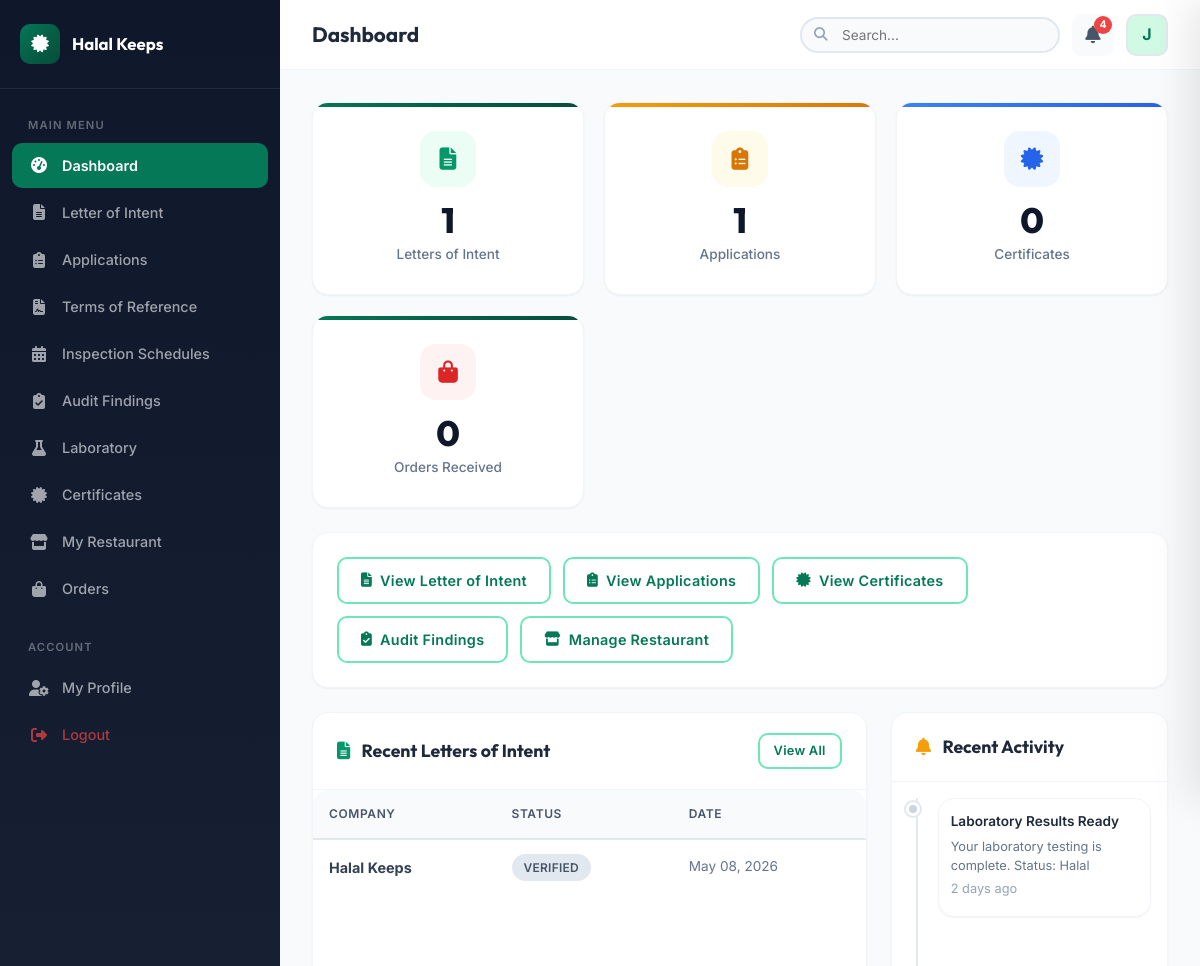
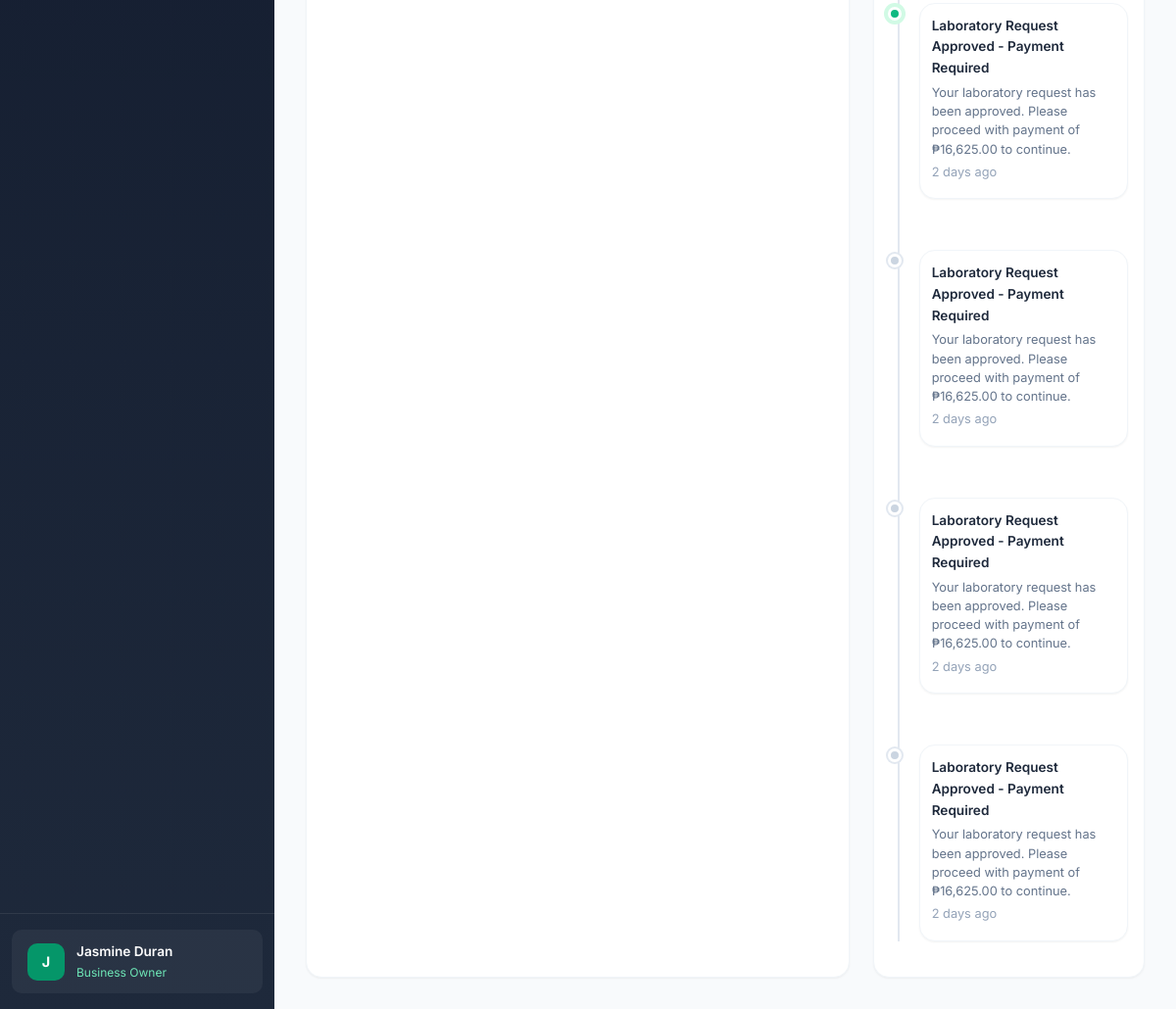
The page /dashboard/business_owner/ (signed in) on the database its author committed (2 pictures, top to bottom).
### tables this page shows
CREATE TABLE `letter_of_intent` (
  `id` int(11) NOT NULL,
  `business_owner_id` int(11) NOT NULL,
  `company_name` varchar(255) NOT NULL,
  `company_address` text NOT NULL,
  `company_info` text NOT NULL,
  `date_of_intent` date DEFAULT NULL,
  `menu_list` text DEFAULT NULL,
  `contact_person` varchar(255) DEFAULT NULL,
  `contact_email` varchar(255) DEFAULT NULL,
  `contact_phone` varchar(50) DEFAULT NULL,
  `letter_content` text NOT NULL,
  `supporting_documents` text DEFAULT NULL,
  `status` enum('draft','submitted','under_review','verified','returned','rejected') DEFAULT 'draft',
  `remarks` text DEFAULT NULL,
  `submitted_at` timestamp NULL DEFAULT NULL,
  `created_at` timestamp NOT NULL DEFAULT current_timestamp(),
  `updated_at` timestamp NOT NULL DEFAULT current_timestamp() ON UPDATE current_timestamp(),
  `application_type` varchar(255) DEFAULT NULL,
  `certifying_body` varchar(255) DEFAULT 'HDIP',
  `signature_data` longtext DEFAULT NULL
);

CREATE TABLE `notifications` (
  `id` int(11) NOT NULL,
  `user_id` int(11) NOT NULL,
  `title` varchar(255) NOT NULL,
  `message` text NOT NULL,
  `type` enum('info','success','warning','error','action_required') DEFAULT 'info',
  `link` varchar(500) DEFAULT NULL,
  `is_read` tinyint(1) DEFAULT 0,
  `created_at` timestamp NOT NULL DEFAULT current_timestamp()
);

### dashboard/business_owner/index.php (the view, shortened to what this page needs)
<?php
require_once __DIR__ . '/../../config/app.php';
$page_heading = 'Dashboard';
$is_dashboard = true;
$user_id = $_SESSION['user_id'];
$loi_count = $conn->prepare("SELECT COUNT(*) as c FROM letter_of_intent WHERE business_owner_id = ?");
$loi_count->bind_param("i", $user_id);
$loi_count->execute();
$total_lois = $loi_count->get_result()->fetch_assoc()['c'];
$app_count = $conn->prepare("SELECT COUNT(*) as c FROM hdp_applications WHERE business_owner_id = ?");
$app_count->bind_param("i", $user_id);
$app_count->execute();
$total_apps = $app_count->get_result()->fetch_assoc()['c'];
$cert_count = $conn->prepare("SELECT COUNT(*) as c FROM halal_certificates hc JOIN hdp_applications ha ON hc.application_id = ha.id WHERE ha.business_owner_id = ? AND hc.status = 'awarded'");
$cert_count->bind_param("i", $user_id);
$cert_count->execute();
$total_certs = $cert_count->get_result()->fetch_assoc()['c'];
$order_count = $conn->prepare("SELECT COUNT(*) as c FROM orders o JOIN halal_restaurants hr ON o.restaurant_id = hr.id WHERE hr.business_owner_id = ?");
$order_count->bind_param("i", $user_id);
$order_count->execute();
$total_orders = $order_count->get_result()->fetch_assoc()['c'];
$recent_lois = $conn->prepare("SELECT * FROM letter_of_intent WHERE business_owner_id = ? ORDER BY created_at DESC LIMIT 5");
$recent_lois->bind_param("i", $user_id);
$recent_lois->execute();
$lois = $recent_lois->get_result()->fetch_all(MYSQLI_ASSOC);
$notifications = getNotifications($conn, $user_id, 5);
$can_create_loi = ($total_lois === 0);
if (!$can_create_loi) {
    $cert_q = $conn->prepare("SELECT hc.id FROM halal_certificates hc JOIN hdp_applications ha ON hc.application_id = ha.id WHERE ha.business_owner_id = ? AND hc.status IN ('active','awarded') LIMIT 1");
    $cert_q->bind_param("i", $user_id);
    $cert_q->execute();
    $can_create_loi = (bool) $cert_q->get_result()->fetch_assoc();
}
require_once __DIR__ . '/../../includes/header.php';
?>
<div class="stats-grid">
    <div class="card card-stat">
        <div class="stat-icon green"><i class="fas fa-file-alt"></i></div>
        <div class="stat-value"><?= $total_lois ?></div>
        <div class="stat-label">Letters of Intent</div>
    </div>
    <div class="card card-stat accent">
        <div class="stat-icon gold"><i class="fas fa-clipboard-list"></i></div>
        <div class="stat-value"><?= $total_apps ?></div>
        <div class="stat-label">Applications</div>
    </div>
    <div class="card card-stat info">
        <div class="stat-icon blue"><i class="fas fa-certificate"></i></div>
        <div class="stat-value"><?= $total_certs ?></div>
        <div class="stat-label">Certificates</div>
    </div>
    <div class="card card-stat">
        <div class="stat-icon red"><i class="fas fa-shopping-bag"></i></div>
        <div class="stat-value"><?= $total_orders ?></div>
        <div class="stat-label">Orders Received</div>
    </div>
</div>
<div class="card" style="margin-bottom: 24px;">
    <div class="card-body" style="display: flex; gap: 12px; flex-wrap: wrap;">
        <?php if ($can_create_loi): ?>
        <a href="<?= BASE_URL ?>dashboard/business_owner/letter_of_intent.php?action=select_body" class="btn btn-primary">
            <i class="fas fa-plus"></i> New Letter of Intent
        </a>
        <?php else: ?>
        <a href="<?= BASE_URL ?>dashboard/business_owner/letter_of_intent.php" class="btn btn-outline">
            <i class="fas fa-file-alt"></i> View Letter of Intent
        </a>
        <?php endif; ?>
        <a href="<?= BASE_URL ?>dashboard/business_owner/applications.php" class="btn btn-outline">
            <i class="fas fa-clipboard-list"></i> View Applications
        </a>
        <a href="<?= BASE_URL ?>dashboard/business_owner/certificates.php" class="btn btn-outline">
            <i class="fas fa-certificate"></i> View Certificates
        </a>
        <a href="<?= BASE_URL ?>dashboard/business_owner/audit_findings.php" class="btn btn-outline">
            <i class="fas fa-clipboard-check"></i> Audit Findings
        </a>
        <a href="<?= BASE_URL ?>dashboard/business_owner/restaurant.php" class="btn btn-outline">
            <i class="fas fa-store"></i> Manage Restaurant
        </a>
    </div>
</div>
<div style="display: grid; grid-template-columns: 2fr 1fr; gap: 24px;">
    <div class="card">
        <div class="card-header">
            <h3><i class="fas fa-file-alt" style="color: var(--primary-600); margin-right: 8px;"></i> Recent Letters of Intent</h3>
            <a href="<?= BASE_URL ?>dashboard/business_owner/letter_of_intent.php" class="btn btn-sm btn-outline">View All</a>
        </div>
        <div class="card-body" style="padding: 0;">
            <?php if (empty($lois)): ?>
                <div class="empty-state">
                    <div class="empty-icon"><i class="fas fa-file-alt"></i></div>
                    <h3>No Letters of Intent Yet</h3>
                    <p>Start your halal certification journey by creating a Letter of Intent.</p>
                    <?php if ($can_create_loi): ?>
                    <a href="<?= BASE_URL ?>dashboard/business_owner/letter_of_intent.php?action=select_body" class="btn btn-primary">
                        <i class="fas fa-plus"></i> Create LOI
                    </a>
                    <?php endif; ?>
                </div>
            <?php else: ?>
                <div class="table-responsive">
                    <table class="table">
                        <thead>
                            <tr>
                                <th>Company</th>
                                <th>Status</th>
                                <th>Date</th>
                            </tr>
                        </thead>
                        <tbody>
                            <?php foreach ($lois as $loi): ?>
                            <tr>
                                <td>
                                    <strong><?= htmlspecialchars($loi['company_name']) ?></strong>
                                </td>
                                <td><?= getStatusBadge($loi['status']) ?></td>
                                <td style="color: var(--neutral-500); font-size: 0.85rem;">
                                    <?= formatDate($loi['created_at']) ?>
                                </td>
                            </tr>
                            <?php endforeach; ?>
                        </tbody>
                    </table>
                </div>
            <?php endif; ?>
        </div>
    </div>
    <div class="card">
        <div class="card-header">
            <h3><i class="fas fa-bell" style="color: var(--accent-500); margin-right: 8px;"></i> Recent Activity</h3>
        </div>
        <div class="card-body" style="padding: 16px;">
            <?php if (empty($notifications)): ?>
                <div class="empty-state" style="padding: 30px 10px;">
                    <div class="empty-icon" style="width: 50px; height: 50px; font-size: 1.2rem;"><i class="fas fa-bell-slash"></i></div>
                    <p style="font-size: 0.85rem;">No recent activity</p>
                </div>
            <?php else: ?>
                <div class="workflow-timeline" style="padding-left: 30px;">
                    <?php foreach ($notifications as $notif): ?>
                    <div class="timeline-item <?= $notif['is_read'] ? '' : 'active' ?>">
                        <div class="timeline-dot"></div>
                        <div class="timeline-content" style="padding: 12px;">
                            <div class="timeline-title" style="font-size: 0.85rem;"><?= htmlspecialchars($notif['title']) ?></div>
                            <div class="timeline-description" style="font-size: 0.8rem;"><?= htmlspecialchars($notif['message']) ?></div>
                            <div class="timeline-date"><?= timeAgo($notif['created_at']) ?></div>
                        </div>
                    </div>
                    <?php endforeach; ?>
                </div>
            <?php endif; ?>
        </div>
    </div>
</div>
<?php require_once __DIR__ . '/../../includes/footer.php'; ?>

### includes/header.php (shortened to what this page needs)
<?php
$current_page = basename($_SERVER['PHP_SELF']);
$role_id = $_SESSION['role_id'] ?? 0;
$role_name = $_SESSION['role_name'] ?? 'User';
$notif_count = isLoggedIn() ? getUnreadNotificationCount($conn, $_SESSION['user_id']) : 0;
?>
<!DOCTYPE html>
<html lang="en">
<head>
    <link rel="stylesheet" href="https://cdnjs.cloudflare.com/ajax/libs/font-awesome/6.5.1/css/all.min.css">
    <link rel="stylesheet" href="<?= BASE_URL ?>assets/css/style.css">
</head>
<body>
<?php if (isset($is_dashboard) && $is_dashboard): ?>
<div class="dashboard-layout">
    <aside class="sidebar" id="sidebar">
        <div class="sidebar-header">
            <a href="<?= BASE_URL ?>" class="sidebar-brand">
                <div class="brand-icon">
                    <i class="fas fa-certificate"></i>
                </div>
                <span>Halal Keeps</span>
            </a>
        </div>
        <nav class="sidebar-nav">
            <div class="nav-label">Main Menu</div>
            <?php
            $menu_items = getSidebarMenu($role_id);
            foreach ($menu_items as $item):
                $is_active = (strpos($_SERVER['REQUEST_URI'], basename($item['url'])) !== false) ||
                             ($item['label'] === 'Dashboard' && ($current_page === 'index.php' && isset($is_dashboard)));
            ?>
            <div class="nav-item">
                <a href="<?= $item['url'] ?>" class="nav-link <?= $is_active ? 'active' : '' ?>">
                    <i class="<?= $item['icon'] ?>"></i>
                    <span><?= $item['label'] ?></span>
                </a>
            </div>
            <?php endforeach; ?>
            <div class="nav-label" style="margin-top: 16px;">Account</div>
            <div class="nav-item">
                <a href="<?= BASE_URL ?>dashboard/profile.php" class="nav-link">
                    <i class="fas fa-user-cog"></i>
                    <span>My Profile</span>
                </a>
            </div>
            <div class="nav-item">
                <a href="<?= BASE_URL ?>auth/logout.php" class="nav-link" style="color: rgba(239,68,68,0.7);">
                    <i class="fas fa-sign-out-alt"></i>
                    <span>Logout</span>
                </a>
            </div>
        </nav>
        <div class="sidebar-footer">
            <div class="sidebar-user">
                <?php if (!empty($_SESSION['avatar'])): ?>
                    <img src="<?= $_SESSION['avatar'] ?>" alt="Avatar" class="user-avatar">
                <?php else: ?>
                    <div class="user-avatar-placeholder">
                        <?= strtoupper(substr($_SESSION['full_name'] ?? 'U', 0, 1)) ?>
                    </div>
                <?php endif; ?>
                <div class="user-info">
                    <div class="user-name"><?= htmlspecialchars($_SESSION['full_name'] ?? 'User') ?></div>
                    <div class="user-role"><?= htmlspecialchars($role_name) ?></div>
                </div>
            </div>
        </div>
    </aside>
    <main class="dashboard-main">
        <header class="dashboard-header">
            <div class="header-left">
                <div>
                    <h2><?= $page_heading ?? 'Dashboard' ?></h2>
                </div>
            </div>
            <div class="header-right">
                <div class="header-search">
                    <i class="fas fa-search"></i>
                    <input type="text" placeholder="Search..." id="globalSearch">
                </div>
                <button class="header-notification" id="notifToggle">
                    <i class="fas fa-bell"></i>
                    <span class="notif-count" style="<?= $notif_count > 0 ? '' : 'display:none' ?>"><?= $notif_count ?></span>
                </button>
                <div class="dropdown">
                    <?php if (!empty($_SESSION['avatar'])): ?>
                        <img src="<?= $_SESSION['avatar'] ?>" alt="Avatar" class="header-avatar dropdown-trigger">
                    <?php else: ?>
                        <div class="header-avatar dropdown-trigger" style="background:var(--primary-100);color:var(--primary-700);display:flex;align-items:center;justify-content:center;font-weight:700;">
                            <?= strtoupper(substr($_SESSION['full_name'] ?? 'U', 0, 1)) ?>
                        </div>
                    <?php endif; ?>
                </div>
            </div>
        </header>
        <div class="dashboard-content">
<?php else: ?>
<?php endif; ?>

### includes/functions.php (shortened to what this page needs)
<?php
function isLoggedIn() {
    return isset($_SESSION['user_id']) && !empty($_SESSION['user_id']);
}
function getUnreadNotificationCount($conn, $userId) {
    $stmt = $conn->prepare("SELECT COUNT(*) as count FROM notifications WHERE user_id = ? AND is_read = 0");
    $stmt->bind_param("i", $userId);
    $stmt->execute();
    $result = $stmt->get_result();
    $row = $result->fetch_assoc();
    return $row['count'];
}
function getNotifications($conn, $userId, $limit = 10) {
    $stmt = $conn->prepare("SELECT * FROM notifications WHERE user_id = ? ORDER BY created_at DESC LIMIT ?");
    $stmt->bind_param("ii", $userId, $limit);
    $stmt->execute();
    return $stmt->get_result()->fetch_all(MYSQLI_ASSOC);
}
function formatDate($date, $format = 'M d, Y') {
    return date($format, strtotime($date));
}
function getStatusBadge($status) {
    return $badges[strtolower($status)] ?? '<span class="badge badge-secondary">' . ucfirst(str_replace('_', ' ', $status)) . '</span>';
}
function getSidebarMenu($roleId) {
    return $menus[$roleId] ?? [];
}
function timeAgo($datetime) {
    $now = new DateTime();
    $ago = new DateTime($datetime);
    $diff = $now->diff($ago);
    if ($diff->d > 0) return $diff->d . ' day' . ($diff->d > 1 ? 's' : '') . ' ago';
    return 'Just now';
}
?>

### includes/footer.php (shortened to what this page needs)
<?php if (isset($is_dashboard) && $is_dashboard): ?>
        </div>
    </main>
</div>
<?php endif; ?>
</body>
</html>

### rows shown on the page
letter_of_intent: company_name "Halal Keeps", status "VERIFIED", created_at "May 08, 2026"
notifications: title "Laboratory Results Ready", message "Your laboratory testing is complete. Status: Halal", created_at "2 days ago"
notifications: title "Laboratory Request Approved - Payment Required", message "Your laboratory request has been approved. Please proceed with payment of ₱16,625.00 to continue.", created_at "2 days ago"
notifications: title "Laboratory Request Approved - Payment Required", message "Your laboratory request has been approved. Please proceed with payment of ₱16,625.00 to continue.", created_at "2 days ago"
notifications: title "Laboratory Request Approved - Payment Required", message "Your laboratory request has been approved. Please proceed with payment of ₱16,625.00 to continue.", created_at "2 days ago"
notifications: title "Laboratory Request Approved - Payment Required", message "Your laboratory request has been approved. Please proceed with payment of ₱16,625.00 to continue.", created_at "2 days ago"

### other values the page prints
$item['label'] "Dashboard"
$item['label'] "Letter of Intent"
$item['label'] "Applications"
$item['label'] "Terms of Reference"
$item['label'] "Inspection Schedules"
$item['label'] "Audit Findings"
$item['label'] "Laboratory"
$item['label'] "Certificates"
$item['label'] "My Restaurant"
$item['label'] "Orders"
substr($_SESSION['full_name'] ?? 'U', 0, 1) "J"
$_SESSION['full_name'] "Jasmine Duran"
$role_name "Business Owner"
$page_heading "Dashboard"
$notif_count "4"
